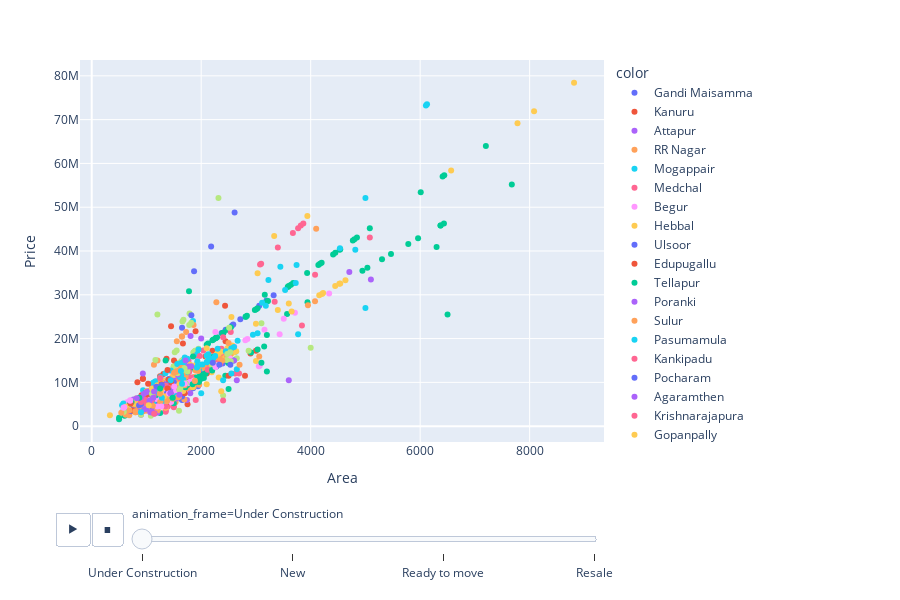

This figure's notebook cell:
### Code cell
fig = px.scatter(data, x='Area', y='Price',animation_frame=df['Status'],color=df['Location'],height = 600)
fig.show()
